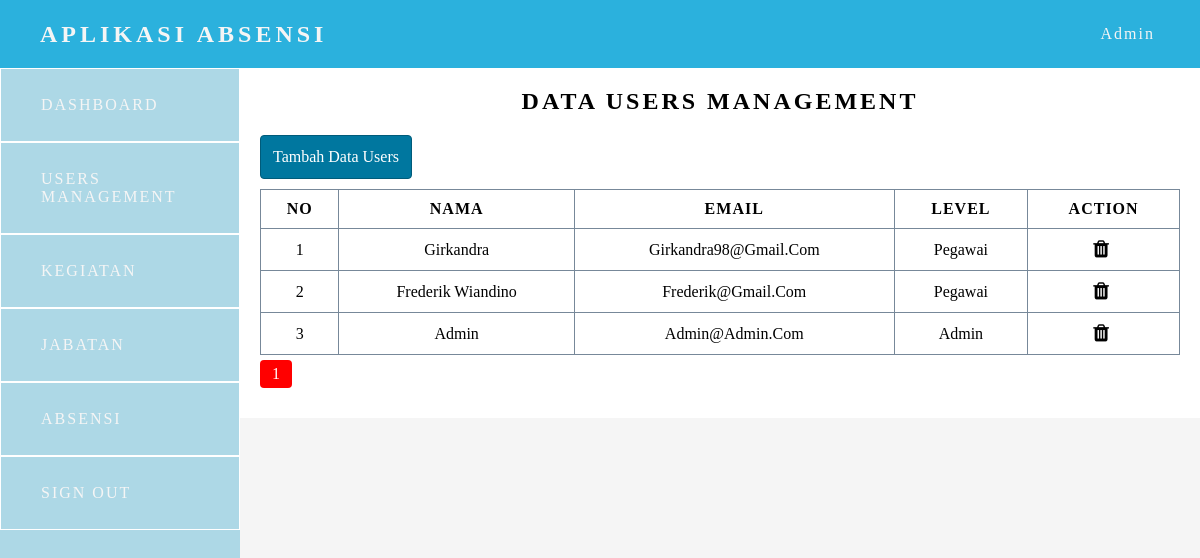
The app's page /admin/users-management.php (signed in) with its own data.
### tables this page shows
CREATE TABLE `tb_users` (
  `id` int(11) NOT NULL,
  `nama` varchar(225) NOT NULL,
  `email` varchar(225) NOT NULL,
  `password` varchar(225) NOT NULL,
  `id_level` int(11) NOT NULL,
  `created_at` timestamp NOT NULL DEFAULT current_timestamp() ON UPDATE current_timestamp()
);

CREATE TABLE `level` (
  `level_id` int(11) NOT NULL,
  `level_name` varchar(255) NOT NULL
);

### function.php (called while the page is built, shortened)
<?php
    $config = mysqli_connect("localhost", "root", "", "absensi") or die;
    function query($query) {
        global $config;
        $result = mysqli_query($config, $query);
        $rows = [];
        while ($row = mysqli_fetch_assoc($result)) {
            $rows[] = $row;
        }
        return $rows;
    }
?>

### admin/users-management.php (the view, shortened to what this page needs)
<?php include "template/header-admin.php" ?>
<?php
    $dataPerPage = 5;
    $jumlahData = count(query("SELECT * FROM tb_users"));
    $jumlahHalaman = ceil($jumlahData / $dataPerPage);
    $isActive = (isset($_GET["page"])) ? $_GET["page"] : 1 ;
    $awalData = ($dataPerPage * $isActive ) - $dataPerPage;
    $users = query("SELECT * FROM tb_users INNER JOIN level ON level.level_id = tb_users.id_level ORDER BY id DESC LIMIT $awalData, $dataPerPage" );
?>
        <div class="table-content">
                    <h2 class="section-title">Data Users Management</h2>
                    <div class="btn-add">
                        <a href="#" class="add-kegiatan">Tambah Data Users</a>
                    </div>
                <div class="table">
                    <table>
                        <tr>
                            <th>no</th>
                            <th>Nama</th>
                            <th>email</th>
                            <th>level</th>
                            <th>action</th>
                        </tr>
                        <tr>
                        <?php $no =1; ?>
                        <?php foreach($users as $users) : ?>
                            <td><?= $no++; ?></td>
                            <td><?= $users["nama"] ?></td>
                            <td><?= $users["email"]?></td>
                            <td><?= $users["level_name"] ?></td>
                            <td>
                            <a href="hapus-users.php?id=<?= $users["id"] ?>" onclick = "return confirm('apakah anda yakin ?')" ><i class="fa fa-trash"></i></a>
                            </td>
                        </tr>
                        <?php endforeach; ?>
                    </table>
                    <div class="pagination">
                    <?php for($i=1; $i <= $jumlahHalaman; $i++) : ?>
                        <?php if($i == $isActive) : ?>
                            <a class="page" style="background-color:red;" href="?page=<?=$i ?>"><?= $i?></a>
                        <?php else : ?>
                            <a class="page" href="?page=<?=$i ?>"><?= $i?></a>
                        <?php endif; ?>
                    <?php endfor; ?>
                    </div>
                </div>
                </div>
        </div>
    </div>
<?php include "template/footer.php" ?>

### css/app.css (style rules this page uses)
* { margin: 0; padding: 0; box-sizing: 0; }
.section-title { padding-bottom: 20px; text-align: center; margin: 0 auto; text-transform: uppercase; letter-spacing: 3px; }
.table-content { display: flex; flex-direction: column; width: 100%; }
.add-kegiatan { display: inline-block; border: 1px solid rgb(0, 91, 122); padding: 12px 12px; background-color: rgb(0, 119, 159); text-decoration: none; color: white; border-radius: 4px; }
.table { padding: 10px 0px; width: 100%; overflow-x: scroll; }
table { table-layout: auto; width: 100%; border-collapse: collapse; }
th, td { border: 1px solid lightslategray; padding: 10px; text-align: center; text-transform:capitalize; }
td a { text-decoration: none; color: black; }
th { text-transform: uppercase; letter-spacing: 1px; }
.fa { font-size: 20px; margin-right: 5px; text-align: center; }
.page { display: inline-block; padding: 5px 12px; background-color: lightblue; margin-top: 5px; color: white; text-decoration: none; border-radius: 4px; }

### records on screen
tb_users: nama "Girkandra", email "Girkandra98@gmail.com", id_level.level_name "Pegawai"
tb_users: nama "Frederik Wiandino", email "Frederik@gmail.com", id_level.level_name "Pegawai"
tb_users: nama "Admin", email "Admin@admin.com", id_level.level_name "Admin"

### other values on screen
$nama "Admin"
